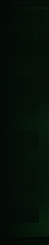
#> input picture assets/ui/axis_blank.png, 49 x 245 px
$ python make_chassis.py ../../../../assets/ui/axis_blank.png ../../../../assets/ui/meter_lit.png
#> lines starting #> are read from the running program, lines starting #| are printed output that depends on the picture
"""Build an IAQ8 chassis mockup texture from LABQ8's own background.png.

Covers LABQ8-specific elements (logo, top controls, knob panel, descriptor
text) with texture quilted from clean areas of the same image, then composes
an "IAQ8" logo from the real LABQ8 logo glyphs.
"""
import random
import sys

import numpy as np
from PIL import Image, ImageFilter

src_path, out_path = sys.argv[1], sys.argv[2]
random.seed(8)
base = Image.open(src_path).convert("RGB")
W, H = base.size
#> W = 49; H = 245
arr = np.asarray(base).astype(np.float32)
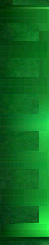
#> arr: shape (245, 49, 3) float32; mean R, G, B 4.7, 15.7, 6.8; drawn with min black and max white


def feather_mask(w, h, f):
    yy, xx = np.mgrid[0:h, 0:w].astype(np.float32)
    d = np.minimum.reduce([xx, yy, w - 1 - xx, h - 1 - yy])
    return np.clip(d / f, 0, 1)


def quilt(patch_box, w, h, tiles=None):
    """Large texture from one clean patch: random flips, offsets, feathered."""
#> called with patch_box = (108, 312, 312, 588), w = 280, h = 61
    patch = np.asarray(base.crop(patch_box)).astype(np.float32)
#> patch: shape (276, 204, 3) float32; every value is 0
    ph, pw = patch.shape[:2]
#> ph = 276; pw = 204
    # Sequential "last tile wins" compositing on a jittered grid: keeps the
    # grain and wear of the source instead of averaging it away.
    tex = np.ones((h, w, 3), np.float32) * patch.reshape(-1, 3).mean(0)
#> tex: shape (61, 280, 3) float32; every value is 0
    sx, sy = int(pw * .62), int(ph * .62)
#> sx = 126; sy = 171
    spots = [(gx, gy) for gy in range(-ph // 3, h, sy) for gx in range(-pw // 3, w, sx)]
#> spots = [(-68, -92), (58, -92), (184, -92)]
    random.shuffle(spots)
    m = feather_mask(pw, ph, min(pw, ph) * .18)[..., None]
    for gx, gy in spots:
        p = patch
        if random.random() < .5: p = p[:, ::-1]
        if random.random() < .5: p = p[::-1, :]
        x0 = gx + random.randint(-sx // 4, sx // 4)
        y0 = gy + random.randint(-sy // 4, sy // 4)
        xs, ys = max(0, x0), max(0, y0)
        xe, ye = min(w, x0 + pw), min(h, y0 + ph)
        if xe <= xs or ye <= ys: continue
        sub = p[ys - y0:ye - y0, xs - x0:xe - x0]
        ms = m[ys - y0:ye - y0, xs - x0:xe - x0]
        tex[ys:ye, xs:xe] = tex[ys:ye, xs:xe] * (1 - ms) + sub * ms
    return tex


def cover(box, patch_box, feather=12, ring=10, sides_only=False):
    x0, y0, x1, y1 = box
    w, h = x1 - x0, y1 - y0
    tex = quilt(patch_box, w, h)
    # match mean colour to the ring around the region (keeps local shading)
    ring_px = np.concatenate([
        arr[max(0, y0 - ring):y0, x0:x1].reshape(-1, 3),
        arr[y1:y1 + ring, x0:x1].reshape(-1, 3),
        arr[y0:y1, max(0, x0 - ring):x0].reshape(-1, 3),
        arr[y0:y1, x1:x1 + ring].reshape(-1, 3)])
#> ring_px = empty array
    if sides_only:
        ring_px = np.concatenate([arr[y0:y1, max(0, x0 - 40):x0].reshape(-1, 3), arr[y0:y1, x1:x1 + 40].reshape(-1, 3)])
    tex += ring_px.mean(0) - tex.reshape(-1, 3).mean(0)
#> tex: shape (61, 280, 3) float32; every value is NaN or infinite
    m = feather_mask(w, h, feather)[..., None]
#> (the run stopped early here; a loop or call above may not have finished)
